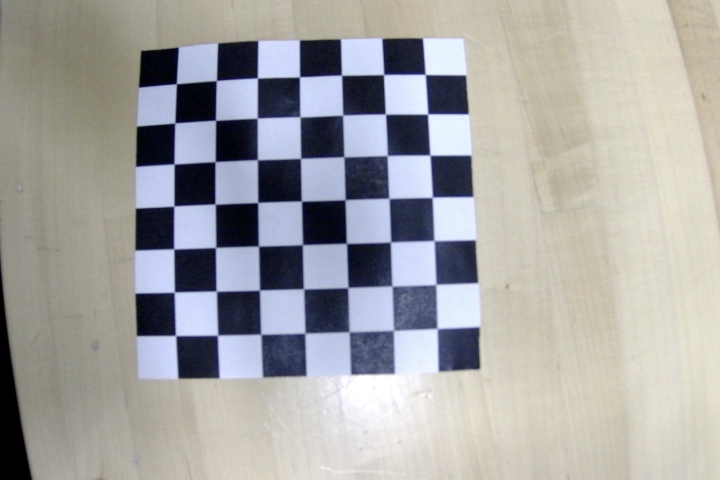
#> input picture shotsWDan/Photo on 3-20-24 at 4.13 PM #2.jpg, 1440 x 960 px, given in place of the camera (shown at 1/2 size)
$ python cameraTest.py   (older library calls are emulated)
#> lines starting #> are read from the running program, lines starting #| are printed output that depends on the picture; after the words box and inside, x2 and y2 are one past the last pixel; in counts of white or black regions, pixels touching at a corner belong together
#> further down, frame is the input picture: shape (960, 1440, 3); mean B, G, R 164.4, 164.9, 165.5
### PythonCode/AntiFisheye.py
import cv2
import numpy as np


class AntiFisheye:

    def undistort_fisheye_image(img, K, D, dim2=None, dim3=None):

        dim1 = img.shape[:2][::-1]  # Dimension of the original image
#> dim1 = (1440, 960)

        if dim2 is None:
            dim2 = dim1
#> dim2 = (1440, 960)
        if dim3 is None:
            dim3 = dim1
#> dim3 = (1440, 960)

        # Convert K and D to float64
        K = K.astype(np.float64)
        D = D.astype(np.float64)

        scaled_K = K.copy()
        scaled_K[0, 0] *= dim1[0] / dim3[0]
        scaled_K[1, 1] *= dim1[1] / dim3[1]
        scaled_K[0, 2] *= dim1[0] / dim3[0]
        scaled_K[1, 2] *= dim1[1] / dim3[1]

        map1, map2 = cv2.fisheye.initUndistortRectifyMap(K, D, np.eye(3), scaled_K, dim1, cv2.CV_16SC2)
        undistorted_img = cv2.remap(img, map1, map2, interpolation=cv2.INTER_LINEAR, borderMode=cv2.BORDER_CONSTANT)
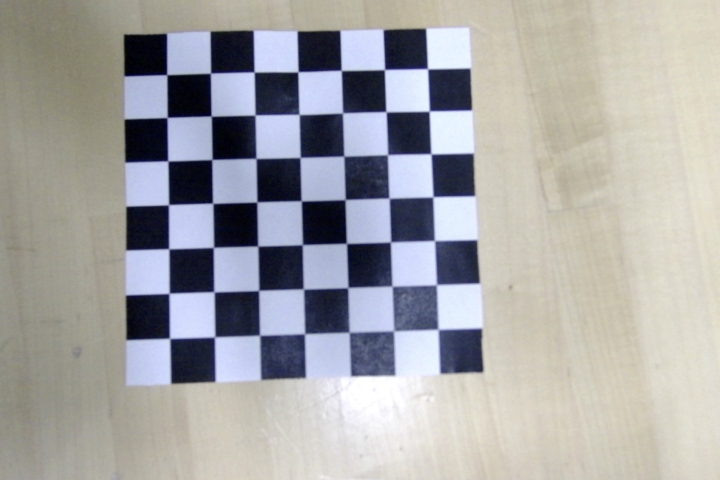
#> undistorted_img: shape (960, 1440, 3) (shown at 1/2 size); mean B, G, R 165.7, 165.3, 165.7

        return undistorted_img


'''
# Example usage
K = np.array([[1.30327767e+03, 0.00000000e+00, 7.04960207e+02], [0.00000000e+00, 1.30488170e+03, 5.03778850e+02],[0.00000000e+00, 0.00000000e+00, 1.00000000e+00]])  # Example camera matrix
D = np.array([-0.01093008, -0.23537576, 0.6907555, -0.48150618])  # Example distortion coefficients

K = K.astype(np.float64)
D = D.astype(np.float64)

image_path = "/Users/hirshramani/PycharmProjects/foosyFriends/shotsWDan/Photo on 3-20-24 at 4.13 PM.jpg"  # Change to the path of your image
frame = cv2.imread(image_path)
# Correct the image
undistorted_img = AntiFisheye.undistort_fisheye_image(frame, K, D)

# Save or display the undistorted image
cv2.imshow("Undistorted Image", undistorted_img)
cv2.waitKey(0)
cv2.destroyAllWindows()
'''

### PythonCode/cameraTest.py
import cv2
import numpy as np
import imutils
from AntiFisheye import AntiFisheye
import math

# Create a VideoCapture object
cap = cv2.VideoCapture(1)
K = np.array([[1.30327767e+03, 0.00000000e+00, 7.04960207e+02], [0.00000000e+00, 1.30488170e+03, 5.03778850e+02], [0.00000000e+00, 0.00000000e+00, 1.00000000e+00]])  # Example camera matrix
D = np.array([-0.01093008, -0.23537576, 0.6907555, -0.48150618])  # Example distortion coefficients
orangeLower = (55, 170, 180)
orangeUpper = (160, 240, 255)
# Check if camera opened successfully
if not cap.isOpened():
    print("Error: Could not open video capture device.")
    exit()

# Set the resolution of the video capture. Example: 1920x1080
cap.set(cv2.CAP_PROP_FRAME_WIDTH, 1920)
cap.set(cv2.CAP_PROP_FRAME_HEIGHT, 1080)

# Capture and display video frames in a loop
while True:
    # Capture frame-by-frame
    ret, frame = cap.read()
    if not ret:
        print("Error: Couldn't read frame.")
        break

    # Display the resulting frame

    frame = AntiFisheye.undistort_fisheye_image(frame, K, D)
    blurred = cv2.GaussianBlur(frame, (11, 11), 0)

    mask = cv2.inRange(blurred, orangeLower, orangeUpper)
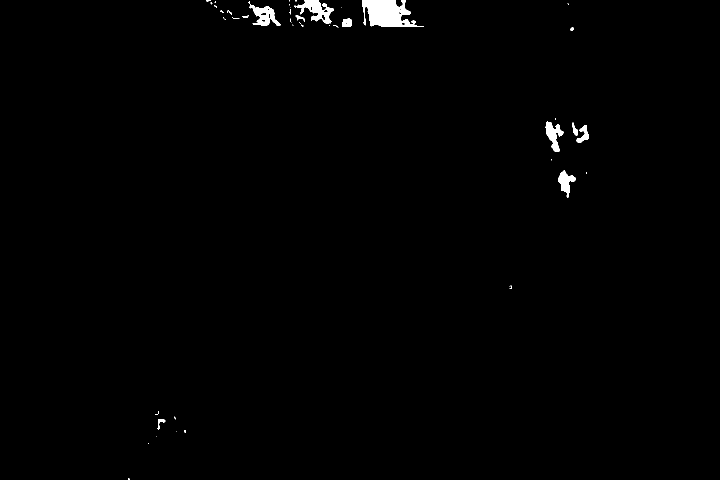
#> mask: shape (960, 1440) (shown at 1/2 size); 0.74% white; 48 white regions (33 under 20 px), largest, box (x1, y1, x2, y2) and area: (725, 0, 848, 54) 4043, (588, 0, 668, 47) 1557, (499, 9, 562, 52) 1228
    mask = cv2.erode(mask, None, iterations=2)
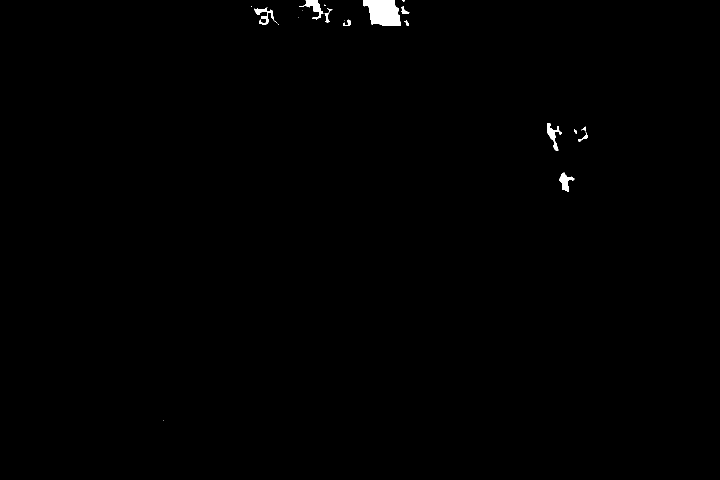
#> mask: shape (960, 1440) (shown at 1/2 size); 0.41% white; 20 white regions (8 under 20 px), largest, box (x1, y1, x2, y2) and area: (727, 0, 802, 52) 2948, (598, 0, 647, 39) 597, (1094, 246, 1124, 302) 543
    mask = cv2.dilate(mask, None, iterations=2)
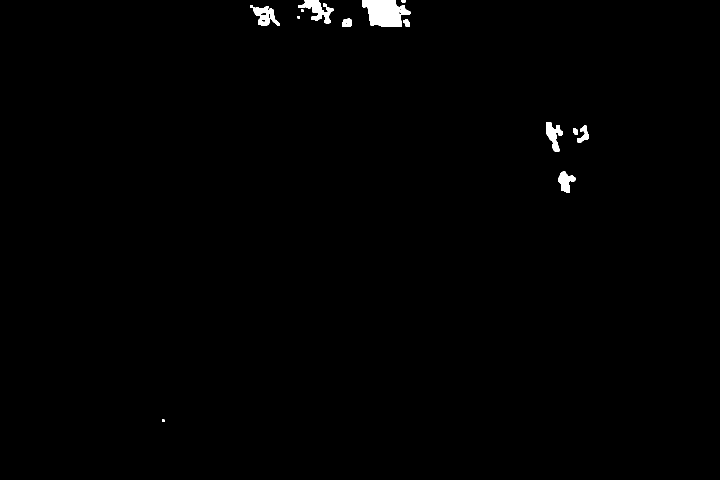
#> mask: shape (960, 1440) (shown at 1/2 size); 0.65% white; 13 white regions
    cv2.imshow("masked", mask)

    cnts = cv2.findContours(mask.copy(), cv2.RETR_EXTERNAL, cv2.CHAIN_APPROX_SIMPLE)
#> cnts = 13 contours, 3 with area under 20; largest, box (x1, y1, x2, y2) and area: (725, 0, 821, 54) 3522, (596, 0, 667, 47) 1233, (500, 10, 560, 52) 1102, (1092, 244, 1126, 304) 914, (1117, 343, 1151, 386) 758
    cnts = imutils.grab_contours(cnts)

    center = None

    if len(cnts) > 0:
        c = max(cnts, key=cv2.contourArea)
#> c = contour of 78 points, box (x1, y1, x2, y2) (725, 0, 821, 54), area 3522
        ((x, y), radius) = cv2.minEnclosingCircle(c)
#> x = 772.5; y = 13.5; radius = 49.38

        # Calculate the circularity
        area = cv2.contourArea(c)
#> area = 3522
        perimeter = cv2.arcLength(c, True)
#> perimeter = 293.1

        circularity = 4 * math.pi * area / (perimeter ** 2)
#> circularity = 0.515

        # Check if the circularity is within your desired range, for example, > 0.8
        if circularity > 0.3 and radius > 10:
            cv2.circle(frame, (int(x), int(y)), int(radius), (0, 255, 255), 2)
#> frame: shape (960, 1440, 3); 0.04% of pixels changed, all inside (x1, y1, x2, y2) = (722, 0, 823, 64)
            print(x, ",", y)
#| 772.5 , 13.5

    cv2.imshow('Frame', frame)

    # Break the loop when 'q' is pressed
    if cv2.waitKey(1) & 0xFF == ord('q'):
#> (key q is pressed here)
        break

# When everything done, release the capture and close all windows
cap.release()
cv2.destroyAllWindows()

$ run again, on shotsWDan/Photo on 3-20-24 at 4.14 PM #2.jpg
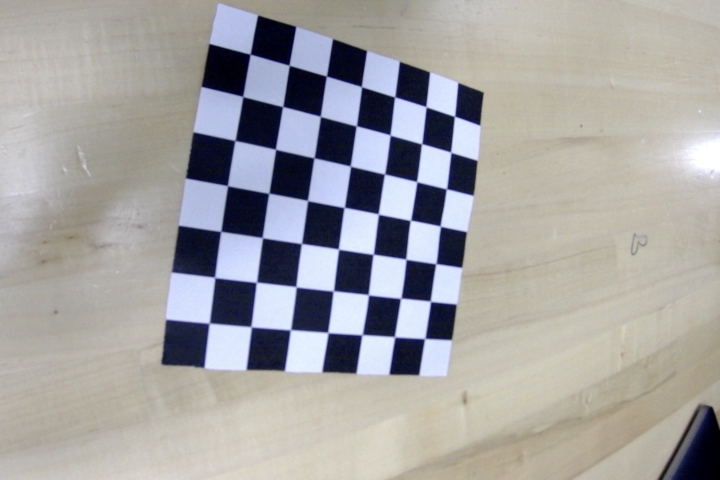
#> input picture shotsWDan/Photo on 3-20-24 at 4.14 PM #2.jpg, 1440 x 960 px, given in place of the camera (shown at 1/2 size)
#> frame is the input picture: shape (960, 1440, 3); mean B, G, R 162.4, 162.6, 163.8
#> `mask = cv2.inRange(blurred, orangeLower, orangeUpper)`:
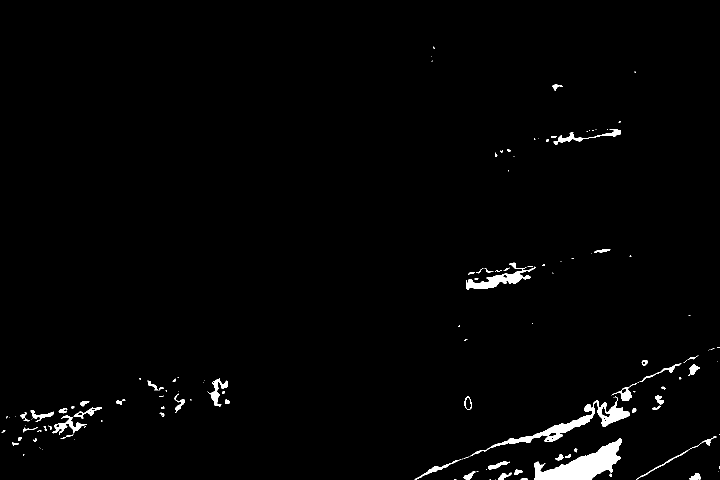
#> mask: shape (960, 1440) (shown at 1/2 size); 1.6% white; 139 white regions (76 under 20 px), largest, box (x1, y1, x2, y2) and area: (1068, 876, 1243, 960) 6446, (940, 793, 1260, 913) 4428, (932, 533, 1071, 579) 2006
#> `mask = cv2.dilate(mask, None, iterations=2)`:
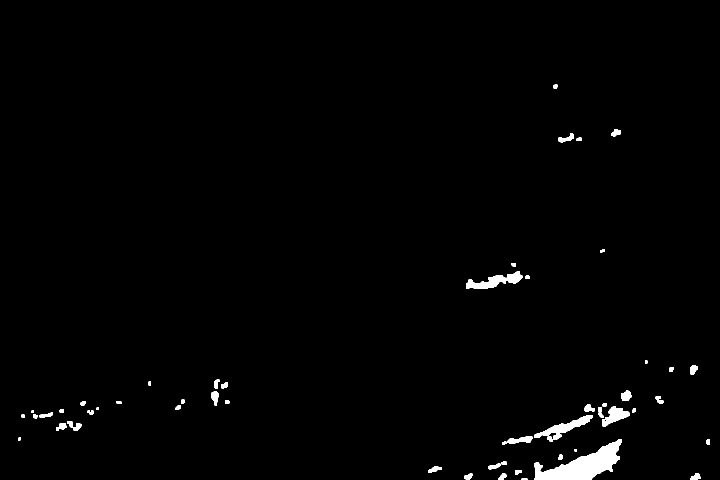
#> mask: shape (960, 1440) (shown at 1/2 size); 1.2% white; 56 white regions
#> cnts = 56 contours, 3 with area under 20; largest, box (x1, y1, x2, y2) and area: (1068, 878, 1243, 960) 6175, (932, 542, 1045, 578) 1588, (1068, 830, 1185, 880) 1536, (1204, 812, 1259, 854) 1045, (1015, 873, 1065, 887) 412
#> c = contour of 174 points, box (x1, y1, x2, y2) (1068, 878, 1243, 960), area 6175
#> x = 1155.5; y = 918.5; radius = 95.51
#> area = 6175
#> perimeter = 521.5
#> circularity = 0.285
